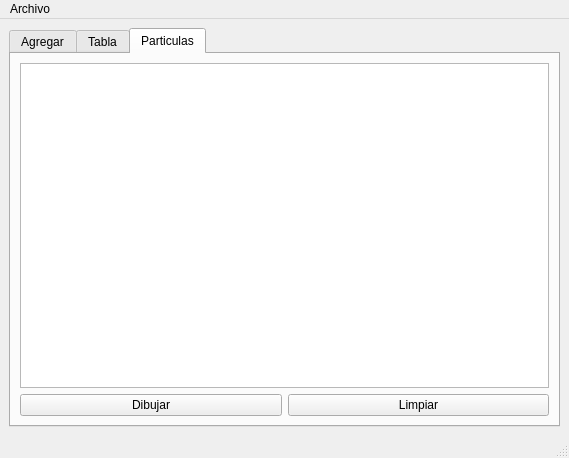
<?xml version="1.0" encoding="UTF-8"?>
<ui version="4.0">
 <class>MainWindow</class>
 <widget class="QMainWindow" name="MainWindow">
  <property name="geometry">
   <rect>
    <x>0</x>
    <y>0</y>
    <width>569</width>
    <height>426</height>
   </rect>
  </property>
  <property name="windowTitle">
   <string>MainWindow</string>
  </property>
  <widget class="QWidget" name="centralwidget">
   <layout class="QGridLayout" name="gridLayout_3">
    <item row="0" column="0">
     <widget class="QTabWidget" name="tabWidget">
      <property name="currentIndex">
       <number>2</number>
      </property>
      <widget class="QWidget" name="tab">
       <attribute name="title">
        <string>Agregar</string>
       </attribute>
       <layout class="QGridLayout" name="gridLayout_2">
        <item row="0" column="0">
         <widget class="QGroupBox" name="groupBox">
          <property name="title">
           <string>Particulas</string>
          </property>
          <layout class="QGridLayout" name="gridLayout">
           <item row="5" column="0">
            <widget class="QLabel" name="label_5">
             <property name="text">
              <string>Destino Y</string>
             </property>
            </widget>
           </item>
           <item row="6" column="1">
            <widget class="QSpinBox" name="Red_spinBox"/>
           </item>
           <item row="6" column="0">
            <widget class="QLabel" name="label_2">
             <property name="text">
              <string>Red</string>
             </property>
            </widget>
           </item>
           <item row="5" column="1">
            <widget class="QSpinBox" name="DestinoY_spinBox">
             <property name="maximum">
              <number>255</number>
             </property>
            </widget>
           </item>
           <item row="4" column="0">
            <widget class="QLabel" name="label_4">
             <property name="text">
              <string>Destino X</string>
             </property>
            </widget>
           </item>
           <item row="1" column="0">
            <widget class="QLabel" name="label0">
             <property name="text">
              <string>Origen X</string>
             </property>
            </widget>
           </item>
           <item row="3" column="1">
            <widget class="QSpinBox" name="OrigenY_spinBox">
             <property name="maximum">
              <number>999</number>
             </property>
            </widget>
           </item>
           <item row="10" column="0" colspan="2">
            <widget class="QPushButton" name="Agregar_final">
             <property name="text">
              <string>Agregar al final</string>
             </property>
            </widget>
           </item>
           <item row="4" column="1">
            <widget class="QSpinBox" name="DestinoX_spinBox">
             <property name="maximum">
              <number>255</number>
             </property>
            </widget>
           </item>
           <item row="8" column="0">
            <widget class="QLabel" name="label_8">
             <property name="text">
              <string>Blue</string>
             </property>
            </widget>
           </item>
           <item row="0" column="1">
            <widget class="QSpinBox" name="ID_spinBox">
             <property name="maximum">
              <number>999</number>
             </property>
            </widget>
           </item>
           <item row="0" column="0">
            <widget class="QLabel" name="label">
             <property name="text">
              <string>ID:</string>
             </property>
            </widget>
           </item>
           <item row="1" column="1">
            <widget class="QSpinBox" name="OrigenX_spinBox">
             <property name="maximum">
              <number>999</number>
             </property>
            </widget>
           </item>
           <item row="11" column="0" colspan="2">
            <widget class="QPushButton" name="Mostrar">
             <property name="text">
              <string>Mostrar</string>
             </property>
            </widget>
           </item>
           <item row="3" column="0">
            <widget class="QLabel" name="label_3">
             <property name="text">
              <string>Origen Y</string>
             </property>
            </widget>
           </item>
           <item row="7" column="1">
            <widget class="QSpinBox" name="Green_spinBox"/>
           </item>
           <item row="9" column="0" colspan="2">
            <widget class="QPushButton" name="Agregar_Inicio">
             <property name="text">
              <string>Agregar al inicio</string>
             </property>
            </widget>
           </item>
           <item row="8" column="1">
            <widget class="QSpinBox" name="Blue_spinBox"/>
           </item>
           <item row="7" column="0">
            <widget class="QLabel" name="label_7">
             <property name="text">
              <string>Green</string>
             </property>
            </widget>
           </item>
          </layout>
         </widget>
        </item>
        <item row="0" column="1">
         <widget class="QPlainTextEdit" name="Print"/>
        </item>
       </layout>
      </widget>
      <widget class="QWidget" name="tab_2">
       <attribute name="title">
        <string>Tabla</string>
       </attribute>
       <layout class="QGridLayout" name="gridLayout_4">
        <item row="1" column="0">
         <widget class="QLineEdit" name="search_line">
          <property name="placeholderText">
           <string>ID de la particula</string>
          </property>
         </widget>
        </item>
        <item row="1" column="1">
         <widget class="QPushButton" name="search_button">
          <property name="text">
           <string>Buscar</string>
          </property>
         </widget>
        </item>
        <item row="1" column="2">
         <widget class="QPushButton" name="view_button">
          <property name="text">
           <string>Mostrar</string>
          </property>
         </widget>
        </item>
        <item row="0" column="0" colspan="3">
         <widget class="QTableWidget" name="table"/>
        </item>
       </layout>
      </widget>
      <widget class="QWidget" name="tab_3">
       <attribute name="title">
        <string>Particulas</string>
       </attribute>
       <layout class="QGridLayout" name="gridLayout_5">
        <item row="0" column="0" colspan="2">
         <widget class="QGraphicsView" name="graphicsView"/>
        </item>
        <item row="1" column="0">
         <widget class="QPushButton" name="Dibujar">
          <property name="text">
           <string>Dibujar</string>
          </property>
         </widget>
        </item>
        <item row="1" column="1">
         <widget class="QPushButton" name="Limpiar">
          <property name="text">
           <string>Limpiar</string>
          </property>
         </widget>
        </item>
       </layout>
      </widget>
     </widget>
    </item>
   </layout>
  </widget>
  <widget class="QMenuBar" name="menubar">
   <property name="geometry">
    <rect>
     <x>0</x>
     <y>0</y>
     <width>569</width>
     <height>21</height>
    </rect>
   </property>
   <widget class="QMenu" name="menuArchivo">
    <property name="title">
     <string>Archivo</string>
    </property>
    <addaction name="actionAbrir"/>
    <addaction name="actionGuardar"/>
   </widget>
   <addaction name="menuArchivo"/>
  </widget>
  <widget class="QStatusBar" name="statusbar"/>
  <action name="actionAbrir">
   <property name="text">
    <string>Abrir</string>
   </property>
   <property name="shortcut">
    <string>Ctrl+O</string>
   </property>
  </action>
  <action name="actionGuardar">
   <property name="text">
    <string>Guardar</string>
   </property>
   <property name="shortcut">
    <string>Ctrl+D</string>
   </property>
  </action>
 </widget>
 <resources/>
 <connections/>
</ui>
